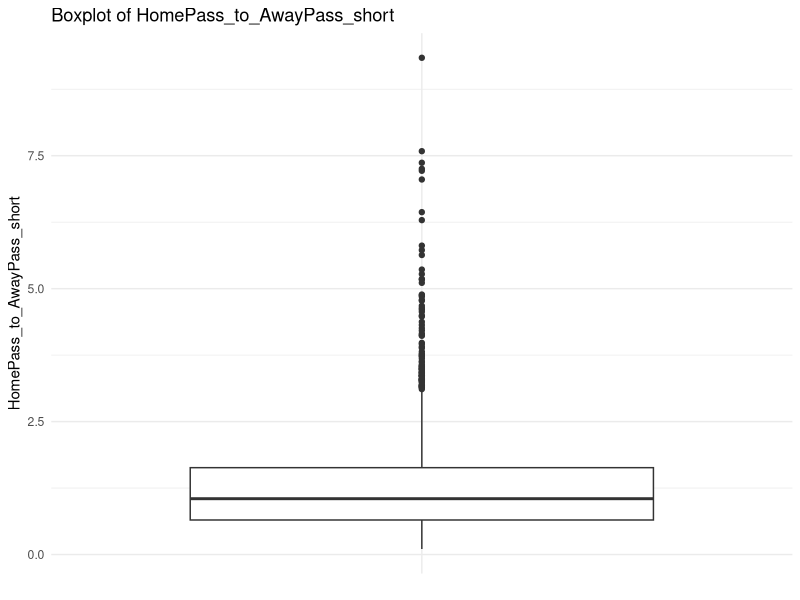
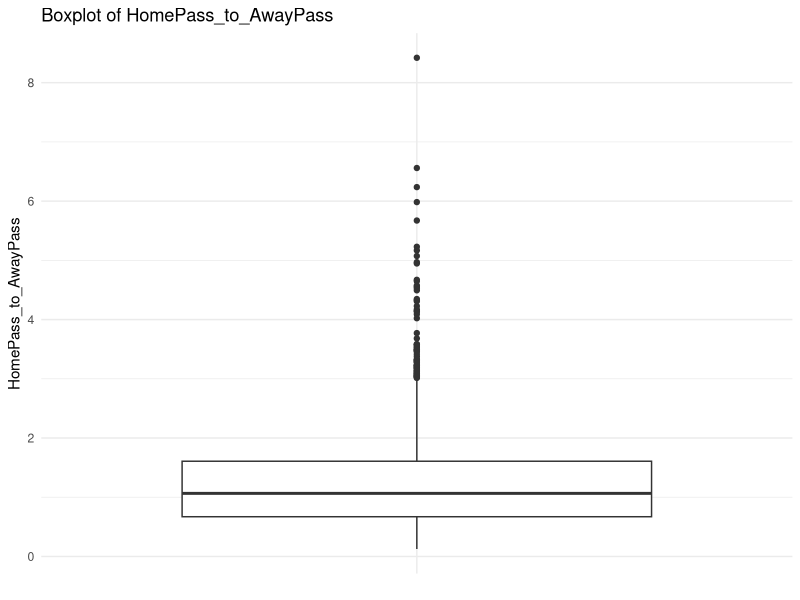
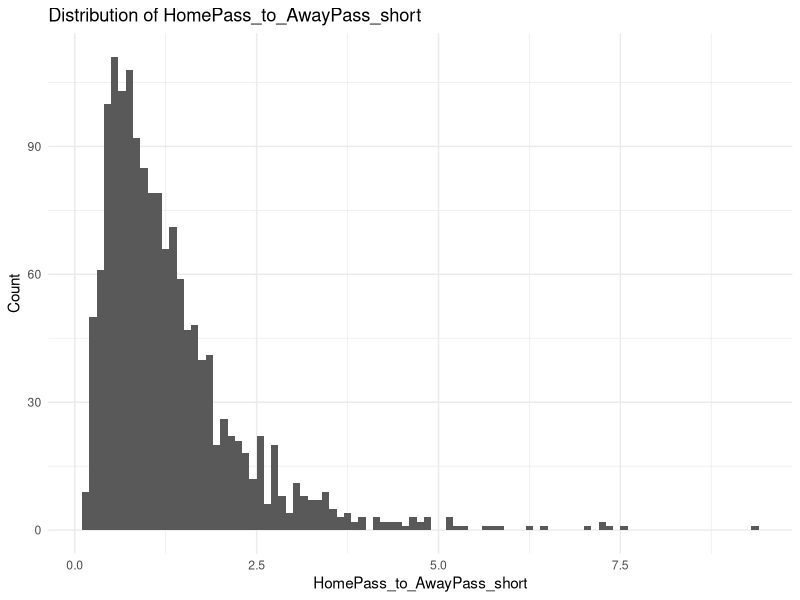
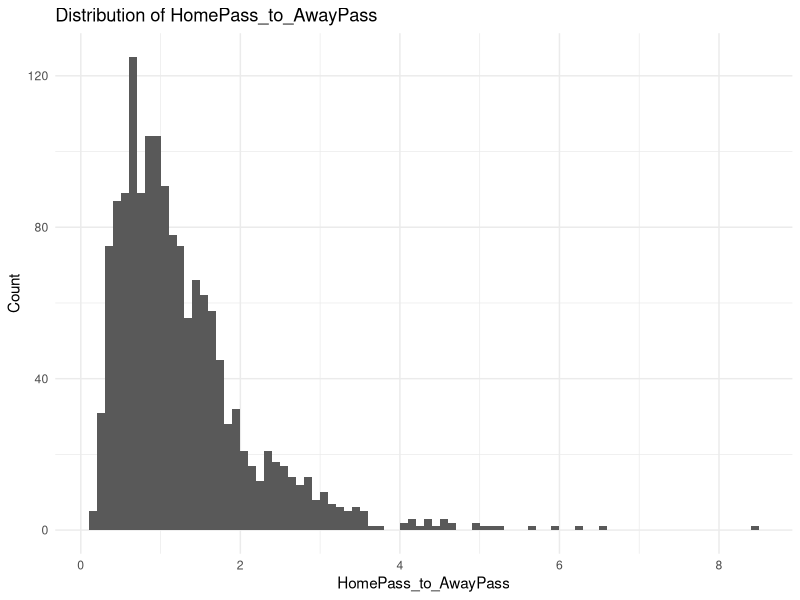
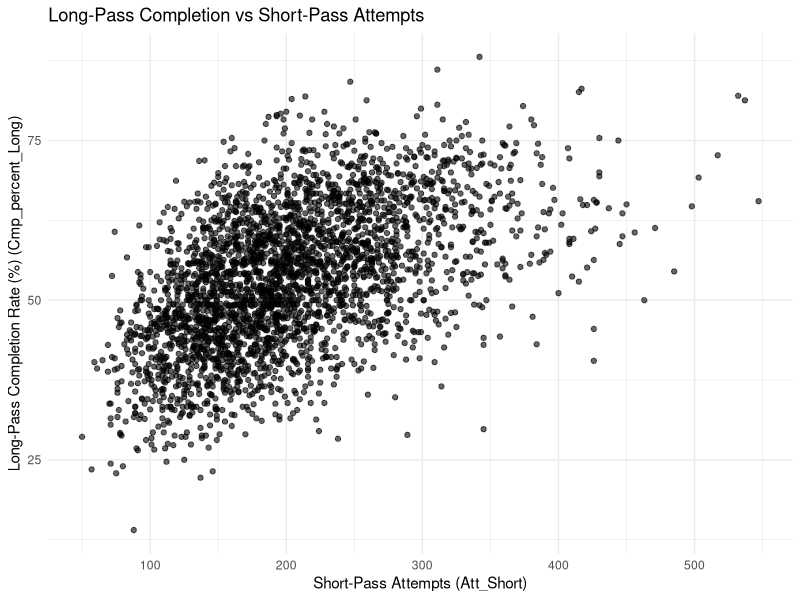

These figures' R source, in order:
## ---- chunk 1
knitr::opts_chunk$set(echo = TRUE)
library(dplyr)
library(ggplot2)
## ---- chunk 2
pass_EPL_24<- read.csv("pass_EPL_24.csv")
pass_EPL_23<- read.csv("pass_EPL_23.csv")
pass_ITA_24<- read.csv("pass_ITA_24.csv")
pass_ITA_23<- read.csv("pass_ITA_23.csv")

all_pass <- rbind(
  pass_EPL_24,
  pass_EPL_23,
  pass_ITA_24,
  pass_ITA_23
)
dim(all_pass)
## ---- chunk 3
all_pass_summary <- all_pass %>%
  group_by(Game_URL) %>%
  summarise(
    HomeTeam              = first(`Home_Team`),
    AwayTeam              = first(`Away_Team`),
    Home_better           = as.integer(first(Home_xG) > first(Away_xG)),
    HomePass_to_AwayPass  = Cmp_Total[Home_Away == "Home"] /
                             Cmp_Total[Home_Away == "Away"],
    HomePass_to_AwayPass_short =
      Cmp_Short[Home_Away == "Home"] /
      Cmp_Short[Home_Away == "Away"],
  ) %>%
  ungroup()

head(all_pass_summary)
## ---- chunk 4
# Fit logistic model
log_mod <- glm(
  Home_better ~ HomePass_to_AwayPass,
  data   = all_pass_summary,
  family = 'binomial'
)

# View the coefficient estimates, p-values, etc.
summary(log_mod)

if (F) {
exp(coef(log_mod))
1/(1+exp(0.62170))
1/(1+exp(0.4440-0.6644*1))
}
## ---- chunk 5
# Fit logistic model
log_mod2 <- glm(
  Home_better ~ HomePass_to_AwayPass_short,
  data   = all_pass_summary,
  family = 'binomial'
)

# View the coefficient estimates, p-values, etc.
summary(log_mod2)
## ---- chunk 6
ggplot(all_pass_summary, aes(x = "", y = HomePass_to_AwayPass_short)) +
  geom_boxplot() +
  labs(
    x     = NULL,
    y     = "HomePass_to_AwayPass_short",
    title = "Boxplot of HomePass_to_AwayPass_short"
  ) +
  theme_minimal()

# Boxplot for HomePass_to_AwayPass
ggplot(all_pass_summary, aes(x = "", y = HomePass_to_AwayPass)) +
  geom_boxplot() +
  labs(
    x     = NULL,
    y     = "HomePass_to_AwayPass",
    title = "Boxplot of HomePass_to_AwayPass"
  ) +
  theme_minimal()

## ---- chunk 7
ggplot(all_pass_summary, aes(x = HomePass_to_AwayPass_short)) +
  geom_histogram(binwidth = 0.1, boundary = 0, closed = "left") +
  labs(
    x     = "HomePass_to_AwayPass_short",
    y     = "Count",
    title = "Distribution of HomePass_to_AwayPass_short"
  ) +
  theme_minimal()

# Histogram for HomePass_to_AwayPass
ggplot(all_pass_summary, aes(x = HomePass_to_AwayPass)) +
  geom_histogram(binwidth = 0.1, boundary = 0, closed = "left") +
  labs(
    x     = "HomePass_to_AwayPass",
    y     = "Count",
    title = "Distribution of HomePass_to_AwayPass"
  ) +
  theme_minimal()
## ---- chunk 8
ggplot(all_pass, aes(x = Att_Short, y = Cmp_percent_Long)) +
  geom_point(alpha = 0.6) +
  labs(
    x = "Short-Pass Attempts (Att_Short)",
    y = "Long-Pass Completion Rate (%) (Cmp_percent_Long)",
    title = "Long-Pass Completion vs Short-Pass Attempts"
  ) +
  theme_minimal()
